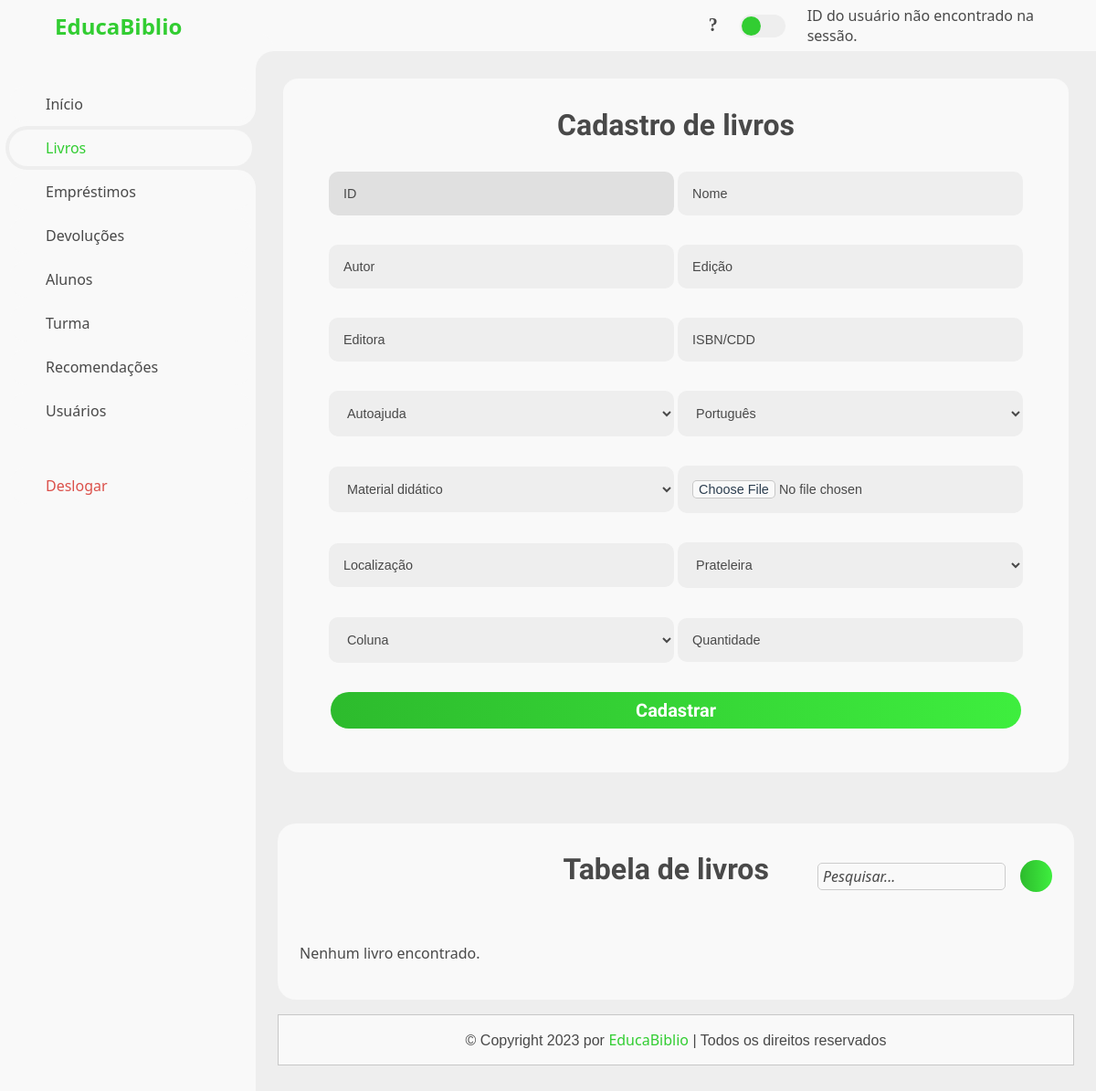
The app's page /View/livros.php, older data.
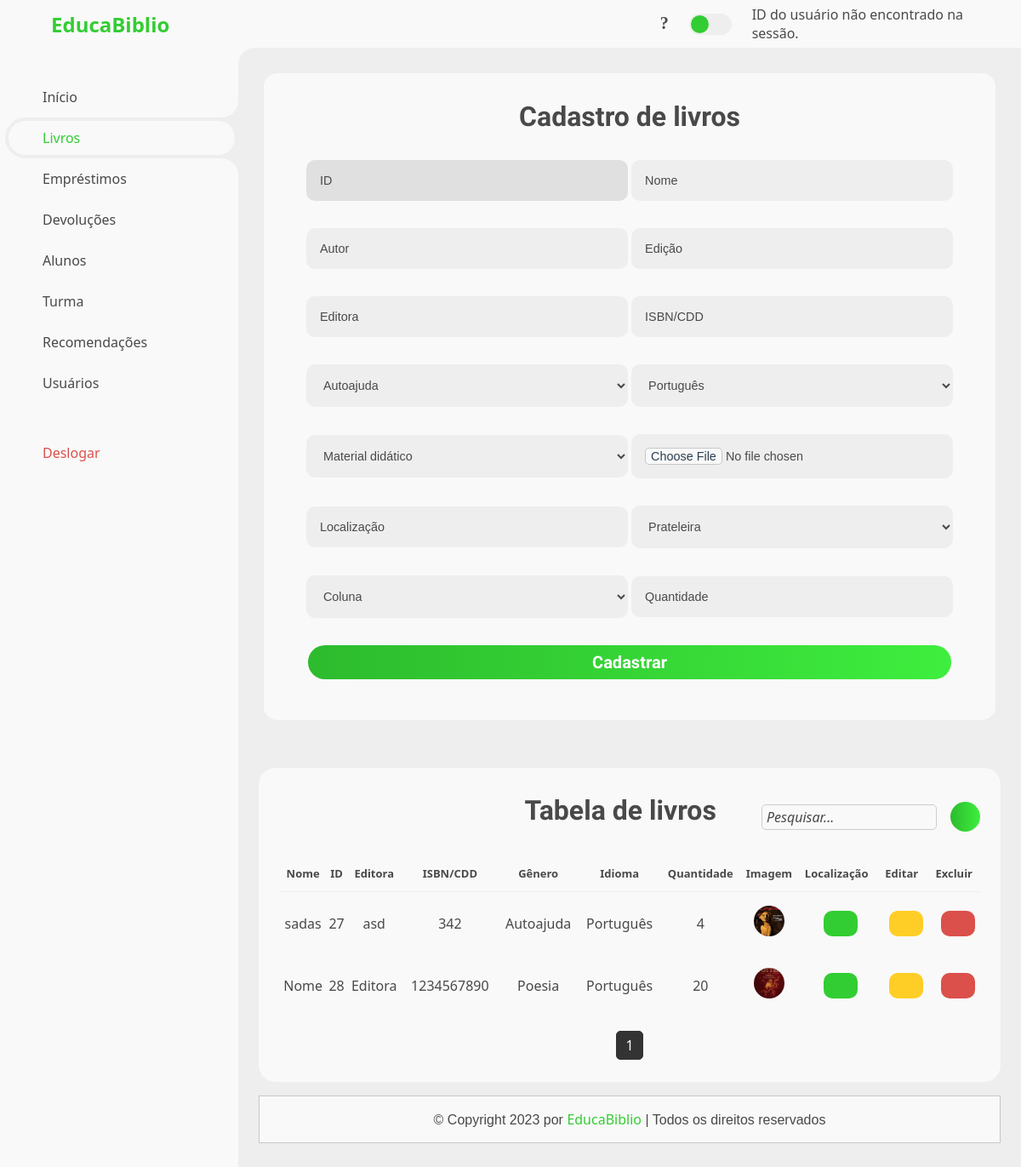
The same page, newer data.
### tables this page shows
CREATE TABLE IF NOT EXISTS `livro` (
  `idLivro` int NOT NULL AUTO_INCREMENT,
  `NomeLivro` varchar(100) NOT NULL,
  `IBSMLivro` varchar(50) DEFAULT NULL,
  `LocalLivro` varchar(250) DEFAULT NULL,
  `PrateleiraLivro` varchar(100) DEFAULT NULL,
  `ColunaLivro` varchar(100) DEFAULT NULL,
  `autor_idAutor` int NOT NULL,
  `Genero_idGenero` int NOT NULL,
  `Idioma_idIdioma` int NOT NULL,
  `FotoLivro` blob,
  `EditoraLivro` varchar(100) DEFAULT NULL,
  `EdicaoLivro` varchar(100) DEFAULT NULL,
  `CaminhoFotoLivro` varchar(255) DEFAULT NULL,
  `Quantidadelivros` int NOT NULL,
  `DidaticoLivro` varchar(10) DEFAULT NULL,
  PRIMARY KEY (`idLivro`),
  KEY `fk_Livro_Altor_idx` (`autor_idAutor`),
  KEY `fk_Livro_Genero1_idx` (`Genero_idGenero`),
  KEY `fk_Livro_Idioma1_idx` (`Idioma_idIdioma`)
);

CREATE TABLE IF NOT EXISTS `genero` (
  `idGenero` int NOT NULL AUTO_INCREMENT,
  `NomeGenero` varchar(50) NOT NULL,
  PRIMARY KEY (`idGenero`)
);

CREATE TABLE IF NOT EXISTS `idioma` (
  `idIdioma` int NOT NULL AUTO_INCREMENT,
  `Idioma` varchar(50) NOT NULL,
  PRIMARY KEY (`idIdioma`)
);

### View/livros.php (the view, shortened to what this page needs)
<!DOCTYPE html>
<html lang="pt-br">
<head>
	<link rel="stylesheet" href="../CSS/style.css">
	<link rel="stylesheet" href="../CSS/popup2.css">
</head>
<body>
	<section id="sidebar">
		<a href="#" class="brand">
			<i class="fas fa-book"></i>
			<span class="text">EducaBiblio</span>
		</a>
		<ul class="side-menu top">
			<li>
				<a href="inicio.php">
					<i class='fas fa-home'></i>
					<span class="text">Início</span>
				</a>
			</li>
			<li class="active">
				<a href="livros.php">
					<i class="fas fa-book"></i>
					<span class="text">Livros</span>
				</a>
			</li>
			<li>
				<a href="emprestimos.php">
					<i class="fas fa-undo"></i>
					<span class="text">Empréstimos</span>
				</a>
			</li>
			<li>
				<a href="devolucao.php">
					<i class="fas fa-arrow-left"></i>
					<span class="text">Devoluções</span>
				</a>
			</li>
			<li>
				<a href="aluno.php">
					<i class="fas fa-graduation-cap"></i>
					<span class="text">Alunos</span>
				</a>
			</li>
			<li>
				<a href="turma.php">
					<i class="fas fa-users"></i>
					<span class="text">Turma</span>
				</a>
			</li>
			<li>
				<a href="recomendacoes.php">
					<i class="fas fa-download"></i>
					<span class="text">Recomendações</span>
				</a>
			</li>
			<li>
				<a href="usuarios.php">
					<i class="fas fa-cogs"></i>
					<span class="text">Usuários</span>
				</a>
			</li>
		</ul>
		<ul class="side-menu">
			<li>
				<a href="../Controller/CLogout.php" class="logout">
					<i class="fas fa-sign-out-alt"></i>
					<span class="text">Deslogar</span>
				</a>
			</li>
		</ul>
	</section>
	<section id="content">
		<nav>
			<i class='fas fa-bars'></i>
			<div class="icons">
				<div id="menu-btn" class="fas fa-question" onclick="abrirPDFEmNovaAba()"></div>
			</div>
			<label for="switch-mode" class="switch-mode"></label>
			<a href="#" class="profile">
    <?php
	require ('../Controller/Utils.php');
    ?>
</a>
		</nav>
		</head>
		<body>
			<section class="tabela">
				<div class="row">
					<form action="../router/livro_rotas.php" method="post" enctype="multipart/form-data">
						<h3>Cadastro de livros</h3>
						<input type="text" placeholder="ID" name="idLivro" required maxlength="50" class="box3" autocomplete="off" readonly>
						<input type="text" placeholder="Nome" name="NomeLivro" id="NomeLivro" required maxlength="50" class="box" autocomplete="off" required>
						<input type="text" placeholder="Autor" name="NomeAutor" id="NomeAutor" maxlength="50" class="box" autocomplete="off" required>
						<input type="text" placeholder="Edição" name="EdicaoLivro" id="EdicaoLivro" maxlength="50" class="box" autocomplete="off">
						<input type="text" placeholder="Editora" name="EditoraLivro" id="EditoraLivro" maxlength="50" class="box" autocomplete="off">
						<input type="text" placeholder="ISBN/CDD" name="IBSMLivro" id="IBSMLivro" maxlength="50" class="box" autocomplete="off">
						<select name="Genero_idGenero" id="Genero_idGenero" class="box select-dark-mode" required>
							<option value="1">Autoajuda</option>
						</select>
						<select name="Idioma_idIdioma" id="Idioma_idIdioma" class="box select-dark-mode">
							<option value="1">Português</option>
						</select>
						<select name="DidaticoLivro" id="DidaticoLivro" class="box select-dark-mode">
							<option value="Sim">Material didático</option>
						</select>
						<input type="file" name="FotoLivro" id="FotoLivro" class="box">
						<input type="text" placeholder="Localização" name="LocalLivro" id="LocalLivro" class="box" autocomplete="off">
						<select id="PrateleiraLivro" name="PrateleiraLivro" class="box select-dark-mode">
							<option>Prateleira</option>
						</select>
						<select id="ColunaLivro" name="ColunaLivro" class="box select-dark-mode">
							<option>Coluna</option>
						</select>
						<input type="text" placeholder="Quantidade" name="QuantidadeLivros" id="QuantidadeLivros" required maxlength="50" class="box" autocomplete="off">
						<center><input type="submit" value="Cadastrar" class="inline-btn" name="action"></center>
					</form>
				</div>
			</section>
			<main>
				<div class="table-data">
					<div class="order">
						<div class="head">
							<h3>Tabela de livros</h3>
							<input type="text" id="searchInput" class="searchInput" placeholder="Pesquisar...">
							<button class="pdf-button" id="pdf-button" aria-label="botão pdf" onclick="abrirAluno()">
								<i class="fas fa-file-pdf"></i></button>
						</div>
						<table>
							<?php
							$conexao = new CConexao();
							$conn = $conexao->getConnection();
							$sql = "SELECT
            livro.idLivro,
            livro.NomeLivro,
            livro.EditoraLivro,
            livro.IBSMLivro,
			livro.QuantidadeLivros,
            genero.NomeGenero AS GeneroLivro,
            idioma.Idioma AS IdiomaLivro,
            livro.FotoLivro,
            livro.CaminhoFotoLivro,
            livro.LocalLivro,
            livro.PrateleiraLivro,
            livro.ColunaLivro,
            autor.NomeAutor
        FROM
            livro
        LEFT JOIN
            genero ON livro.Genero_idGenero = genero.idGenero
        LEFT JOIN
            autor ON livro.Autor_idAutor = autor.idAutor
        LEFT JOIN
            idioma ON livro.Idioma_idIdioma = idioma.idIdioma";
							$result = $conn->query($sql);
							if ($result === false) {
								$errorInfo = $conn->errorInfo();
								echo "Erro na consulta SQL: " . $errorInfo[2];
							} else {
								if ($result->rowCount() > 0) {
									$livros = $result->fetchAll(PDO::FETCH_ASSOC);
									$livrosPorPagina = 4;
									$paginaAtual = isset($_GET['pagina']) ? (int)$_GET['pagina'] : 1;
									$indiceInicial = ($paginaAtual - 1) * $livrosPorPagina;
									$livrosExibidos = array_slice($livros, $indiceInicial, $livrosPorPagina);
									echo "<table>";
									echo "<thead>";
									echo "<tr>";
									echo "<th><center>Nome</center></th>";
									echo "<th><center>ID</center></th>";
									echo "<th><center>Editora</center></th>";
									echo "<th><center>ISBN/CDD</center></th>";
									echo "<th><center>Gênero</center></th>";
									echo "<th><center>Idioma</center></th>";
									echo "<th><center>Quantidade</center></th>";
									echo "<th><center>Imagem</center></th>";
									echo "<th><center>Localização</center></th>";
									echo "<th><center>Editar</center></th>";
									echo "<th><center>Excluir</center></th>";
									echo "</tr>";
									echo "</thead>";
									echo "<tbody>";
									foreach ($livrosExibidos as $row) {
										echo "<tr>";
										echo "<td><center>" . $row["NomeLivro"] . "</center></td>";
										echo "<td><center>" . $row["idLivro"] . "</center></td>";
										echo "<td><center>" . $row["EditoraLivro"] . "</center></td>";
										echo "<td><center>" . $row["IBSMLivro"] . "</center></td>";
										echo "<td><center>" . $row["GeneroLivro"] . "</center></td>";
										echo "<td><center>" . $row["IdiomaLivro"] . "</center></td>";
										echo "<td><center>" . $row["QuantidadeLivros"] . "</center></td>";
										echo "<td><center><img src='" . $row["CaminhoFotoLivro"] . "' alt='Imagem do Livro' /></center></td>";
										echo "<td><div class='container'><center><button class='historico-button' type='button' onclick='handlePopup1(\"" . $row["LocalLivro"] . "\", \"" . $row["PrateleiraLivro"] . "\", \"" . $row["ColunaLivro"] . "\")'><i class='fas fa-map-marker-alt'></i></button></center><div class='popup1' id='popup1'><img src='../img/livro.png'><h2 class='title'>Localização</h2><p class='desc'><b>✧ Localização: </b>" . $row["LocalLivro"] . "</p><p class='desc'><b>✧ Prateleira: </b>" . $row["PrateleiraLivro"] . "</p><p class='desc'><b>✧ Coluna: </b>" . $row["ColunaLivro"] . "</p><button class='close-popup1-button' type='button' onclick='handlePopup1(false)'>Fechar</button></div></div></div></td>";
										echo "<td><center><button class='edit-button'><i class='fas fa-pencil-alt'></i></button></center></td>";
										echo "<td><div class='container'><center><button class='delete-button' type='button' onclick='handlePopup(true)' aria-label='botão excluir'><i class='fas fa-trash-alt'></i></button></center><div class='popup' id='popup'><img src='../img/decisao.png' aria-label='popup decisão'><h2 class='title'>Aviso!</h2><p class='desc'>Deseja mesmo excluir?</p><button class='close-popup-button' type='button' onclick='handlePopup(false)'>Fechar</button><a href='../Controller/CExcluir_livros.php?id={$row["idLivro"]}'><button class='close-popup-button'>Excluir</button></a></div></div></div></td>";
										echo "</tr>";
									}
									echo "<div class='pagination'>";
									$totalLivros = count($livros);
									$totalPaginas = ceil($totalLivros / $livrosPorPagina);
									for ($i = 1; $i <= $totalPaginas; $i++) {
										$classeAtiva = ($i === $paginaAtual) ? "active" : "";
										echo "<a class='page-link $classeAtiva' href='livros.php?pagina=$i'>$i</a>";
									}
									echo "</div>";
								} else {
									echo "<tr><td colspan='8'>Nenhum livro encontrado.</td></tr>";
								}
							}
							?>
						</table>
					</div>
				</div>
				<footer class="footer">
					© Copyright 2023 por <span>EducaBiblio</span> | Todos os direitos reservados
				</footer>
			</main>
	</section>
</body>
</html>
</body>
</html>

### Controller/Utils.php (shortened to what this page needs)
<?php
$conexao = new CConexao();
$conn = $conexao->getConnection();
if ($conn) {
    $idUsuario = isset($_SESSION['id_usuario']) ? $_SESSION['id_usuario'] : null;
    if ($idUsuario !== null) {
        $sql = "SELECT CamFoto FROM usuario WHERE idUsuario = :idUsuario";
        try {
            $stmt = $conn->prepare($sql);
            $stmt->bindParam(':idUsuario', $idUsuario);
            $stmt->execute();
            if ($stmt->rowCount() > 0) {
                $result = $stmt->fetch(PDO::FETCH_ASSOC);
                $caminhoImagem = $result['CamFoto'];
                if (empty($caminhoImagem)) {
                    $caminhoImagem = '../img/adm.png';
                }
                echo '<img src="' . $caminhoImagem . '" alt="Imagem do usuário">';
            } else {
                echo "Imagem não encontrada";
            }
        } catch (PDOException $e) {
            echo "Erro ao buscar imagem do usuário: " . $e->getMessage();
        } finally {
            $conn = null;
        }
    } else {
        echo "ID do usuário não encontrado na sessão.";
    }
} else {
    echo "Não foi possível conectar ao banco de dados.";
}
?>

### CSS/popup2.css (style rules this page uses)
* { outline: none; font-family: 'Segoe UI', Tahoma, Geneva, Verdana, sans-serif; }
:root { --pop-up: #F9F9F9; --pop-upTexto: #3a3a3a; --vermelho: #DB504A; --verde: #32CD32; }
body { margin: 0; }
.container { position: relative; }

### View/livros.php (style rules this page uses)
.pagination { text-align: center; margin-top: 15px; }
.page-link { display: inline-block; padding: 5px 10px; margin: 2px; border: 1px solid #333; background-color: #fff; color: #333; text-decoration: none; border-radius: 5px; transition: background-color 0.3s, color 0.3s; }
.page-link.active { background-color: #333; color: #fff; }

Row changes from the older to the newer data that the page shows:
added livro: NomeLivro "sadas", idLivro "27", EditoraLivro "asd", IBSMLivro "342", Genero_idGenero.NomeGenero "Autoajuda", Idioma_idIdioma.Idioma "Português", Quantidadelivros "4", CaminhoFotoLivro (picture)
added livro: NomeLivro "Nome", idLivro "28", EditoraLivro "Editora", IBSMLivro "1234567890", Genero_idGenero.NomeGenero "Poesia", Idioma_idIdioma.Idioma "Português", Quantidadelivros "20", CaminhoFotoLivro (picture)
Text that changed along with them:
text no longer shown: "Nenhum livro encontrado."
text now shown: "Nome ID Editora ISBN/CDD Gênero Idioma Quantidade Imagem Localização Editar Excluir"
new list line: "1"
